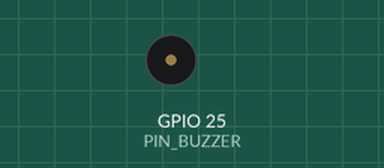
Simulated run of this sketch. Board: ESP32. Parts: buzzer (waves = sounding).

Above: at 0.62 s.
At 2.77 s:
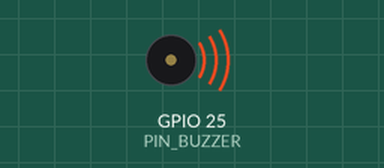
Timing chart, 0 to 3.1 s (numbered marks = the images above):
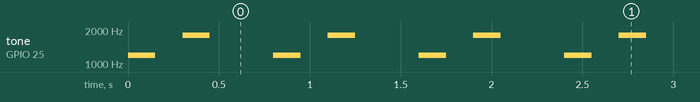

The sketch:

buzzer_test.ino
```cpp
// Buzzer test

// Pins aligned with mochila_once.ino
#define PIN_BUZZER 25

void setup() {
  pinMode(PIN_BUZZER, OUTPUT);
}

void loop() {
  tone(PIN_BUZZER, 1200, 150);
  delay(300);
  tone(PIN_BUZZER, 1800, 150);
  delay(500);
}
```

Measured:
- by itself, tone on GPIO 25 (PIN_BUZZER): repeats every 0.80 s: silent 0.15 s, 1800 Hz 0.15 s, silent 0.35 s, 1200 Hz 0.15 s
